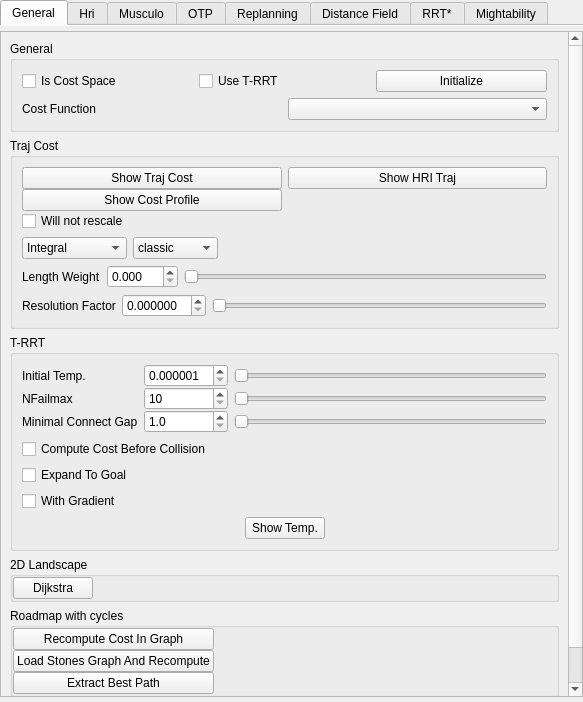
<?xml version="1.0" encoding="UTF-8"?>
<ui version="4.0">
 <class>CostWidget</class>
 <widget class="QWidget" name="CostWidget">
  <property name="geometry">
   <rect>
    <x>0</x>
    <y>0</y>
    <width>583</width>
    <height>702</height>
   </rect>
  </property>
  <property name="windowTitle">
   <string>Form</string>
  </property>
  <layout class="QHBoxLayout" name="horizontalLayout_3">
   <property name="margin">
    <number>0</number>
   </property>
   <item>
    <widget class="QTabWidget" name="tabWidgetCosts">
     <property name="enabled">
      <bool>true</bool>
     </property>
     <property name="currentIndex">
      <number>0</number>
     </property>
     <property name="documentMode">
      <bool>true</bool>
     </property>
     <widget class="QWidget" name="Cost_General">
      <attribute name="title">
       <string>General</string>
      </attribute>
      <layout class="QVBoxLayout" name="verticalLayout_9">
       <property name="leftMargin">
        <number>0</number>
       </property>
       <property name="topMargin">
        <number>5</number>
       </property>
       <property name="rightMargin">
        <number>0</number>
       </property>
       <property name="bottomMargin">
        <number>5</number>
       </property>
       <item>
        <widget class="QScrollArea" name="costScrollArea">
         <property name="horizontalScrollBarPolicy">
          <enum>Qt::ScrollBarAlwaysOff</enum>
         </property>
         <property name="widgetResizable">
          <bool>true</bool>
         </property>
         <widget class="QWidget" name="scrollAreaWidgetContents_2">
          <property name="geometry">
           <rect>
            <x>0</x>
            <y>0</y>
            <width>566</width>
            <height>794</height>
           </rect>
          </property>
          <layout class="QVBoxLayout" name="verticalLayout">
           <item>
            <widget class="QGroupBox" name="groupBox_22">
             <property name="title">
              <string>General</string>
             </property>
             <layout class="QGridLayout" name="gridLayout_25">
              <item row="3" column="0">
               <widget class="QWidget" name="widget" native="true">
                <layout class="QHBoxLayout" name="horizontalLayout">
                 <property name="margin">
                  <number>0</number>
                 </property>
                 <item>
                  <widget class="QLabel" name="label">
                   <property name="text">
                    <string>Cost Function</string>
                   </property>
                  </widget>
                 </item>
                 <item>
                  <widget class="QComboBox" name="comboBoxCostFunctions"/>
                 </item>
                </layout>
               </widget>
              </item>
              <item row="0" column="0">
               <widget class="QWidget" name="widget_2" native="true">
                <layout class="QHBoxLayout" name="horizontalLayout_2">
                 <property name="margin">
                  <number>0</number>
                 </property>
                 <item>
                  <widget class="QCheckBox" name="isCostSpaceCopy">
                   <property name="text">
                    <string>Is Cost Space</string>
                   </property>
                  </widget>
                 </item>
                 <item>
                  <widget class="QCheckBox" name="checkBoxUseTRRT">
                   <property name="text">
                    <string>Use T-RRT</string>
                   </property>
                  </widget>
                 </item>
                 <item>
                  <widget class="QPushButton" name="pushButtonInitCostSpace">
                   <property name="text">
                    <string>Initialize</string>
                   </property>
                  </widget>
                 </item>
                </layout>
               </widget>
              </item>
             </layout>
            </widget>
           </item>
           <item>
            <widget class="QGroupBox" name="groupBox_7">
             <property name="title">
              <string>Traj Cost</string>
             </property>
             <layout class="QVBoxLayout" name="verticalLayout_29">
              <item>
               <widget class="QWidget" name="widget_14" native="true">
                <layout class="QGridLayout" name="gridLayout_34">
                 <property name="verticalSpacing">
                  <number>0</number>
                 </property>
                 <property name="margin">
                  <number>0</number>
                 </property>
                 <item row="0" column="0">
                  <widget class="QPushButton" name="pushButtonShowTrajCost">
                   <property name="text">
                    <string>Show Traj Cost</string>
                   </property>
                  </widget>
                 </item>
                 <item row="0" column="1">
                  <widget class="QPushButton" name="pushButtonShowHRITrajCost">
                   <property name="text">
                    <string>Show HRI Traj</string>
                   </property>
                  </widget>
                 </item>
                 <item row="2" column="0">
                  <widget class="QCheckBox" name="checkBoxRescale">
                   <property name="text">
                    <string>Will not rescale</string>
                   </property>
                  </widget>
                 </item>
                 <item row="1" column="0">
                  <widget class="QPushButton" name="pushButtonShowCostProfile">
                   <property name="text">
                    <string>Show Cost Profile</string>
                   </property>
                  </widget>
                 </item>
                </layout>
               </widget>
              </item>
              <item>
               <widget class="QWidget" name="widget_15" native="true">
                <layout class="QHBoxLayout" name="horizontalLayout_5">
                 <property name="margin">
                  <number>0</number>
                 </property>
                 <item>
                  <widget class="QComboBox" name="comboBoxTrajCostEstimation">
                   <item>
                    <property name="text">
                     <string>Integral</string>
                    </property>
                   </item>
                   <item>
                    <property name="text">
                     <string>Minimal Work</string>
                    </property>
                   </item>
                   <item>
                    <property name="text">
                     <string>Average</string>
                    </property>
                   </item>
                  </widget>
                 </item>
                 <item>
                  <widget class="QComboBox" name="comboBoxDistanceEstimation">
                   <item>
                    <property name="text">
                     <string>classic</string>
                    </property>
                   </item>
                   <item>
                    <property name="text">
                     <string>pr2 manip</string>
                    </property>
                   </item>
                  </widget>
                 </item>
                 <item>
                  <spacer name="horizontalSpacer_2">
                   <property name="orientation">
                    <enum>Qt::Horizontal</enum>
                   </property>
                   <property name="sizeHint" stdset="0">
                    <size>
                     <width>40</width>
                     <height>20</height>
                    </size>
                   </property>
                  </spacer>
                 </item>
                </layout>
               </widget>
              </item>
              <item>
               <widget class="QWidget" name="widget_16" native="true">
                <layout class="QHBoxLayout" name="horizontalLayout_9">
                 <property name="margin">
                  <number>0</number>
                 </property>
                 <item>
                  <widget class="QLabel" name="label_24">
                   <property name="text">
                    <string>Length Weight</string>
                   </property>
                  </widget>
                 </item>
                 <item>
                  <widget class="QDoubleSpinBox" name="doubleSpinBoxLengthWeight">
                   <property name="decimals">
                    <number>3</number>
                   </property>
                   <property name="minimum">
                    <double>0.000000000000000</double>
                   </property>
                   <property name="maximum">
                    <double>150.000000000000000</double>
                   </property>
                   <property name="singleStep">
                    <double>0.001000000000000</double>
                   </property>
                  </widget>
                 </item>
                 <item>
                  <widget class="QSlider" name="horizontalSliderLengthWeight">
                   <property name="orientation">
                    <enum>Qt::Horizontal</enum>
                   </property>
                  </widget>
                 </item>
                </layout>
               </widget>
              </item>
              <item>
               <widget class="QWidget" name="widget_3" native="true">
                <layout class="QGridLayout" name="gridLayout">
                 <property name="margin">
                  <number>0</number>
                 </property>
                 <item row="0" column="0">
                  <widget class="QLabel" name="label_2">
                   <property name="text">
                    <string>Resolution Factor</string>
                   </property>
                  </widget>
                 </item>
                 <item row="0" column="1">
                  <widget class="QDoubleSpinBox" name="doubleSpinBoxResolution">
                   <property name="decimals">
                    <number>6</number>
                   </property>
                   <property name="maximum">
                    <double>10.000000000000000</double>
                   </property>
                  </widget>
                 </item>
                 <item row="0" column="2">
                  <widget class="QSlider" name="horizontalSliderResolution">
                   <property name="orientation">
                    <enum>Qt::Horizontal</enum>
                   </property>
                  </widget>
                 </item>
                </layout>
               </widget>
              </item>
             </layout>
            </widget>
           </item>
           <item>
            <widget class="QGroupBox" name="groupBox_10">
             <property name="title">
              <string>T-RRT</string>
             </property>
             <layout class="QVBoxLayout" name="verticalLayout_10">
              <item>
               <layout class="QGridLayout" name="gridLayout_4">
                <property name="verticalSpacing">
                 <number>0</number>
                </property>
                <item row="0" column="0">
                 <widget class="QLabel" name="label_6">
                  <property name="text">
                   <string>Initial Temp.</string>
                  </property>
                 </widget>
                </item>
                <item row="0" column="1">
                 <widget class="QDoubleSpinBox" name="doubleSpinBoxInitTemp">
                  <property name="decimals">
                   <number>6</number>
                  </property>
                  <property name="minimum">
                   <double>0.000001000000000</double>
                  </property>
                  <property name="maximum">
                   <double>10.000000000000000</double>
                  </property>
                  <property name="singleStep">
                   <double>0.000001000000000</double>
                  </property>
                 </widget>
                </item>
                <item row="0" column="2">
                 <widget class="QSlider" name="horizontalSliderInitTemp">
                  <property name="maximum">
                   <number>10000000</number>
                  </property>
                  <property name="orientation">
                   <enum>Qt::Horizontal</enum>
                  </property>
                 </widget>
                </item>
                <item row="1" column="0">
                 <widget class="QLabel" name="label_7">
                  <property name="text">
                   <string>NFailmax</string>
                  </property>
                 </widget>
                </item>
                <item row="1" column="1">
                 <widget class="QDoubleSpinBox" name="doubleSpinBoxNFailMax">
                  <property name="decimals">
                   <number>0</number>
                  </property>
                  <property name="minimum">
                   <double>10.000000000000000</double>
                  </property>
                  <property name="maximum">
                   <double>10000.000000000000000</double>
                  </property>
                  <property name="singleStep">
                   <double>10.000000000000000</double>
                  </property>
                 </widget>
                </item>
                <item row="1" column="2">
                 <widget class="QSlider" name="horizontalSliderNFailMax">
                  <property name="maximum">
                   <number>500</number>
                  </property>
                  <property name="orientation">
                   <enum>Qt::Horizontal</enum>
                  </property>
                 </widget>
                </item>
                <item row="2" column="0">
                 <widget class="QLabel" name="label_29">
                  <property name="text">
                   <string>Minimal Connect Gap</string>
                  </property>
                 </widget>
                </item>
                <item row="2" column="1">
                 <widget class="QDoubleSpinBox" name="doubleSpinBoxMinConnectGap">
                  <property name="decimals">
                   <number>1</number>
                  </property>
                  <property name="minimum">
                   <double>1.000000000000000</double>
                  </property>
                  <property name="maximum">
                   <double>20.000000000000000</double>
                  </property>
                 </widget>
                </item>
                <item row="2" column="2">
                 <widget class="QSlider" name="horizontalSliderMinConnectGap">
                  <property name="orientation">
                   <enum>Qt::Horizontal</enum>
                  </property>
                 </widget>
                </item>
               </layout>
              </item>
              <item>
               <widget class="QCheckBox" name="checkBoxCostBefore">
                <property name="text">
                 <string>Compute Cost Before Collision</string>
                </property>
               </widget>
              </item>
              <item>
               <widget class="QCheckBox" name="checkBoxCostExpandToGoal">
                <property name="text">
                 <string>Expand To Goal</string>
                </property>
               </widget>
              </item>
              <item>
               <widget class="QCheckBox" name="checkBoxCostWithGradient">
                <property name="text">
                 <string>With Gradient</string>
                </property>
               </widget>
              </item>
              <item>
               <layout class="QHBoxLayout" name="horizontalLayout_10">
                <item>
                 <spacer name="horizontalSpacer_4">
                  <property name="orientation">
                   <enum>Qt::Horizontal</enum>
                  </property>
                  <property name="sizeHint" stdset="0">
                   <size>
                    <width>40</width>
                    <height>20</height>
                   </size>
                  </property>
                 </spacer>
                </item>
                <item>
                 <widget class="QPushButton" name="pushButtonShowTemp">
                  <property name="text">
                   <string>Show Temp.</string>
                  </property>
                 </widget>
                </item>
                <item>
                 <spacer name="horizontalSpacer_5">
                  <property name="orientation">
                   <enum>Qt::Horizontal</enum>
                  </property>
                  <property name="sizeHint" stdset="0">
                   <size>
                    <width>40</width>
                    <height>20</height>
                   </size>
                  </property>
                 </spacer>
                </item>
               </layout>
              </item>
             </layout>
            </widget>
           </item>
           <item>
            <widget class="QGroupBox" name="groupBox_24">
             <property name="title">
              <string>2D Landscape</string>
             </property>
             <layout class="QGridLayout" name="gridLayout_28">
              <property name="margin">
               <number>0</number>
              </property>
              <item row="0" column="0">
               <widget class="QPushButton" name="pushButton2DDijkstra">
                <property name="text">
                 <string>Dijkstra</string>
                </property>
               </widget>
              </item>
              <item row="0" column="1">
               <spacer name="horizontalSpacer_3">
                <property name="orientation">
                 <enum>Qt::Horizontal</enum>
                </property>
                <property name="sizeHint" stdset="0">
                 <size>
                  <width>40</width>
                  <height>20</height>
                 </size>
                </property>
               </spacer>
              </item>
             </layout>
            </widget>
           </item>
           <item>
            <widget class="QGroupBox" name="groupBox">
             <property name="title">
              <string>Roadmap with cycles</string>
             </property>
             <layout class="QGridLayout" name="gridLayout_5">
              <property name="verticalSpacing">
               <number>0</number>
              </property>
              <property name="margin">
               <number>0</number>
              </property>
              <item row="0" column="0">
               <widget class="QPushButton" name="pushButtonRecomputeGraph">
                <property name="text">
                 <string>Recompute Cost In Graph</string>
                </property>
               </widget>
              </item>
              <item row="1" column="0">
               <widget class="QPushButton" name="pushButtonStonesGraph">
                <property name="text">
                 <string>Load Stones Graph And Recompute</string>
                </property>
               </widget>
              </item>
              <item row="2" column="0">
               <widget class="QPushButton" name="pushButtonExtractBestPath">
                <property name="text">
                 <string>Extract Best Path</string>
                </property>
               </widget>
              </item>
              <item row="0" column="1">
               <spacer name="horizontalSpacer_7">
                <property name="orientation">
                 <enum>Qt::Horizontal</enum>
                </property>
                <property name="sizeHint" stdset="0">
                 <size>
                  <width>40</width>
                  <height>20</height>
                 </size>
                </property>
               </spacer>
              </item>
             </layout>
            </widget>
           </item>
           <item>
            <layout class="QHBoxLayout" name="horizontalLayout_14">
             <item>
              <widget class="QPushButton" name="pushButtonGridInGraph">
               <property name="text">
                <string>Grid In Graph</string>
               </property>
              </widget>
             </item>
             <item>
              <widget class="QPushButton" name="pushButtonAStar">
               <property name="text">
                <string>Test A*</string>
               </property>
              </widget>
             </item>
            </layout>
           </item>
          </layout>
         </widget>
        </widget>
       </item>
      </layout>
     </widget>
     <widget class="QWidget" name="CostHri">
      <attribute name="title">
       <string>Hri</string>
      </attribute>
      <layout class="QVBoxLayout" name="hriLayout">
       <property name="margin">
        <number>0</number>
       </property>
      </layout>
     </widget>
     <widget class="QWidget" name="Natural">
      <attribute name="title">
       <string>Musculo</string>
      </attribute>
      <layout class="QHBoxLayout" name="naturalLayout">
       <property name="margin">
        <number>0</number>
       </property>
      </layout>
     </widget>
     <widget class="QWidget" name="ObjectTransferPoint">
      <attribute name="title">
       <string>OTP</string>
      </attribute>
      <layout class="QHBoxLayout" name="otpLayout">
       <property name="margin">
        <number>0</number>
       </property>
      </layout>
     </widget>
     <widget class="QWidget" name="Replanning">
      <attribute name="title">
       <string>Replanning</string>
      </attribute>
      <layout class="QVBoxLayout" name="replanningLayout">
       <property name="margin">
        <number>0</number>
       </property>
      </layout>
     </widget>
     <widget class="QWidget" name="DistanceField">
      <attribute name="title">
       <string>Distance Field</string>
      </attribute>
      <layout class="QVBoxLayout" name="verticalLayout_4">
       <property name="margin">
        <number>0</number>
       </property>
       <item>
        <widget class="DistFieldWidget" name="tabDistField" native="true"/>
       </item>
      </layout>
     </widget>
     <widget class="QWidget" name="RRTStar">
      <attribute name="title">
       <string>RRT*</string>
      </attribute>
      <layout class="QHBoxLayout" name="horizontalLayout_4">
       <item>
        <layout class="QVBoxLayout" name="starLayout"/>
       </item>
      </layout>
     </widget>
     <widget class="QWidget" name="Mightabilitytab">
      <attribute name="title">
       <string>Mightability</string>
      </attribute>
      <layout class="QVBoxLayout" name="verticalLayout_2">
       <item>
        <layout class="QVBoxLayout" name="MightLayout"/>
       </item>
      </layout>
     </widget>
    </widget>
   </item>
  </layout>
 </widget>
 <customwidgets>
  <customwidget>
   <class>DistFieldWidget</class>
   <extends>QWidget</extends>
   <header>qtDistanceField.hpp</header>
   <container>1</container>
  </customwidget>
 </customwidgets>
 <resources/>
 <connections/>
</ui>
